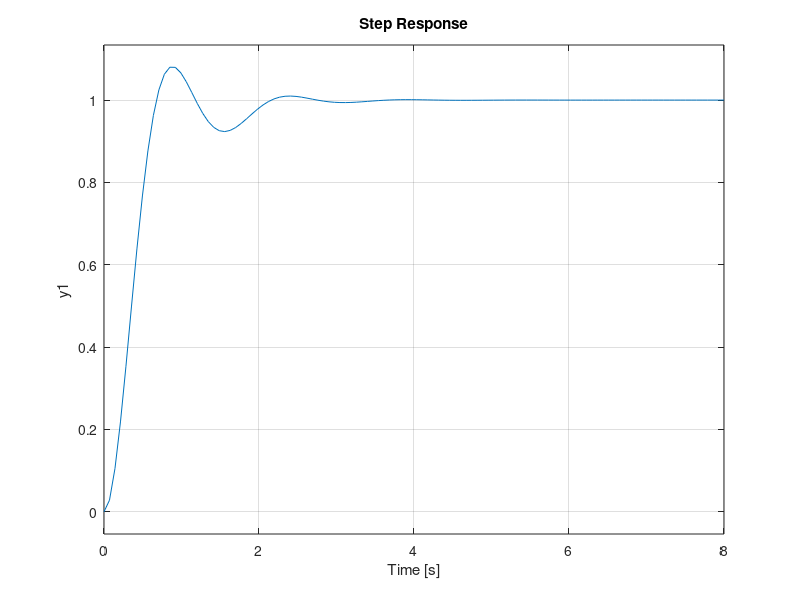

Write MATLAB code to recreate this figure.
%2021 Root-Locus

dur = 8;
s = tf('s');
Gs=(s+3)/(s^3+5*s^2+14*s+2); %Open Loop

Gc=(s+3)/(s^3+5*s^2+25.2*s+35.6); %Closed Loop

Gdcg = (11.8667*(s+3))/(s^3+5*s^2+25.2*s+35.6);

%subplot(131); step(Gs);grid on; title('Open Loop'); 
%subplot(132); step(Gc);grid on; title('Closed Loop');
%subplot(133); step(Gdcg);grid on; title('DCG Rectified System');
step(Gdcg,dur)


%rlocus(G);
grid on; 